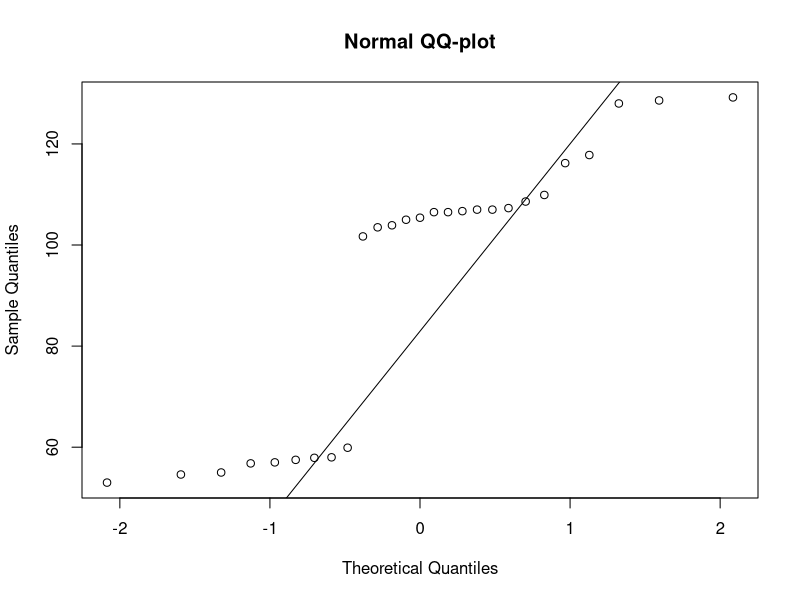
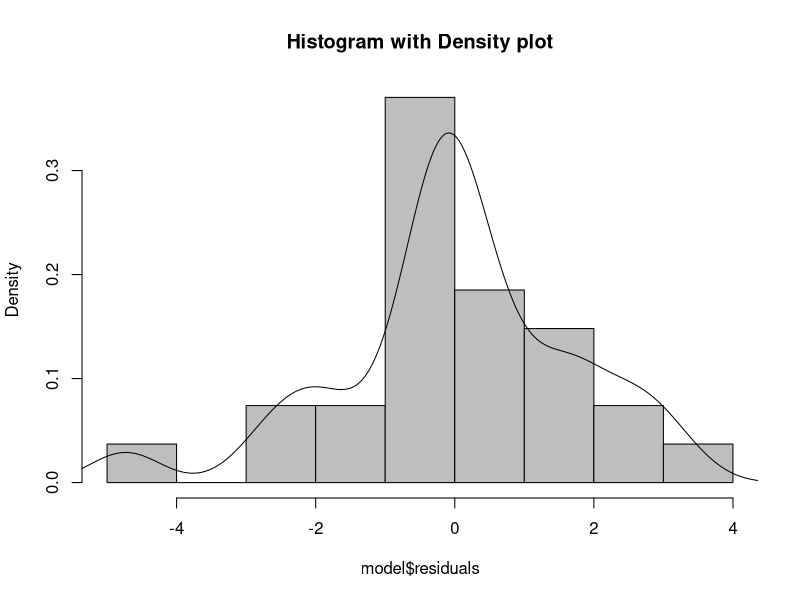
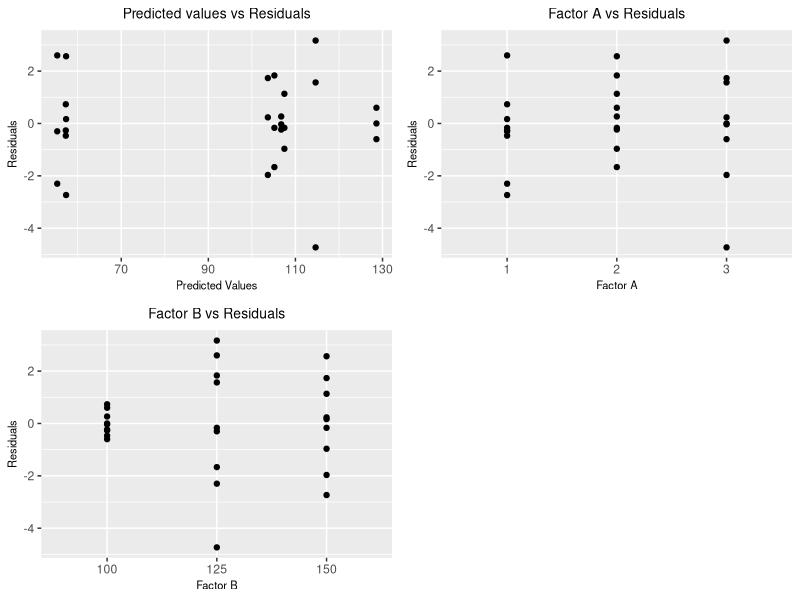

Recreate these plots in R, in order.
library("dplyr")
library("ggplot2")
library("grid")
library("gridExtra")

# Q1
## ANOVA
## dataset
df <- data.frame(
        glass = c(rep(1, 9), rep(2, 9), rep(3, 9)),
        temp = rep(c(100, 100, 100, 125, 125, 125, 150, 150, 150), times = 3),
        light = c(
            58.0, 56.8, 57.0, 107, 106.7, 106.5, 129.2, 128.0, 128.6, 55, 53,
            57.9, 107, 103.5, 105, 117.8, 116.2, 109.9, 54.6, 57.5, 59.9, 106.5,
            107.3, 108.6, 101.7, 105.4, 103.9
            )
        )
head(df)

# factorize the variables
df$glass <- as.factor(df$glass)
df$temp <- as.factor(df$temp)
attach(df)
typeof(glass); typeof(temp)
class(glass); class(temp)

# ANOVA
model <- aov(light ~ glass + temp + glass * temp, data = df)
summary(model)


# break down the ANOVA
## grand mean
mean(light)

## mean diff by each glass categories (-> SSA)
df_glass <- df %>%
    group_by(glass) %>%
        summarise_at(vars(light), list(row_mean = mean)) %>%
            as.data.frame() %>%
                # mean(row_mean) = grand_mean
                mutate(diff_sqr_row = (row_mean - mean(row_mean))^2) %>%
                mutate(SSA = 3 * 3 * sum(diff_sqr_row))

## mean diff by each temperature categories (-> SScolumn)
df_temp <- df %>%
    group_by(temp) %>%
        summarise_at(vars(light), list(col_mean = mean)) %>%
            as.data.frame() %>%
                # mean(col_mean) = grand_mean
                mutate(diff_sqr_col = (col_mean - mean(col_mean))^2) %>%
                mutate(SSB = 3 * 3 * sum(diff_sqr_col))


## merge by {glass|temp|trt}
tmp1 <- merge(df, df_glass, by = "glass")
tmp2 <- merge(tmp1, df_temp, by = "temp")

## SSAB
### y_ij_bar
tmp3 <- tmp2 %>% group_by(glass, temp) %>% mutate(interaction_mean = mean(light))
## mean diff by interaction (-> SSinteraction)
tmp4 <- tmp3 %>%
    mutate(diff_interaction =
        ((interaction_mean + mean(tmp3$light) - row_mean - col_mean)^2))
tmp4$SSAB <- sum(tmp4$diff_interaction)

## SSE
tmp4$SSE <- tmp4 %>%
    mutate(diff_error = (light - interaction_mean)^2) %>%
    pull(diff_error) %>%
    sum()

## SST
mean(tmp4$light)
tmp4$SST <- tmp4 %>%
    mutate(diff_sqr = (light - 92.90741)^2) %>%
    pull(diff_sqr) %>%
    sum()


# Assumption check
## check normality assumption
qqnorm(tmp4$light, pch = 1, main = "Normal QQ-plot")
qqline(tmp4$light)


## Shapiro-Wilk normality test
shapiro.test(model$residuals)

## residual plot
### model prediction
### histogram and density plot

hist(model$residuals, col = "gray", prob = TRUE,
    main = "Histogram with Density plot")
lines(density(model$residuals))

g_1 <- ggplot(tmp4, aes(x = predict(model), y = model$residuals)) +
    geom_point() +
    geom_abline(intercept = 0, slope = 1) +
    labs(x = "Predicted Values", y = "Residuals",
        title = "Predicted values vs Residuals") +
    theme(plot.title = element_text(hjust = 0.5, size = 10),
        axis.title = element_text(size = 8)
        )

g_2 <- ggplot(tmp4, aes(x = glass, y = model$residuals)) +
    geom_point() +
    labs(x = "Factor A", y = "Residuals",
        title = "Factor A vs Residuals") +
    theme(plot.title = element_text(hjust = 0.5, size = 10),
       axis.title = element_text(size = 8)
        )

g_3 <- ggplot(tmp4, aes(x = temp, y = model$residuals)) +
    geom_point() +
    labs(x = "Factor B", y = "Residuals",
        title = "Factor B vs Residuals") +
    theme(plot.title = element_text(hjust = 0.5, size = 10),
       axis.title = element_text(size = 8)
        )
g_3 <- ggplot(tmp4, aes(x = temp, y = model$residuals)) +
    geom_point() +
    labs(x = "Factor B", y = "Residuals",
        title = "Factor B vs Residuals") +
    theme(plot.title = element_text(hjust = 0.5, size = 10),
       axis.title = element_text(size = 8)
        )

## multiple graph on 1 page
grid.arrange(g_1, g_2, g_3, ncol = 2, nrow = 2)
